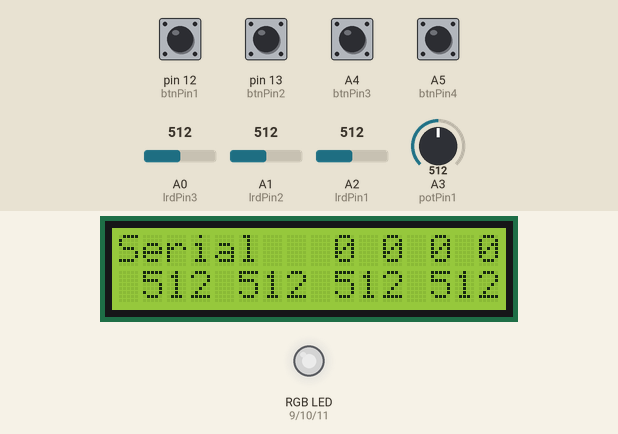
This sketch was run on a simulated Arduino Uno, built with avr-gcc and run on an emulated ATmega328P. Shown: 16×2 character LCD, an RGB LED mixed from three pins (HIGH = lit). Inputs (shaded band) come from the test bench; at power-on: A4 (btnPin3), A5 (btnPin4), pin 12 (btnPin1), pin 13 (btnPin2) LOW, A0 (lrdPin3) = 512, A1 (lrdPin2) = 512, A2 (lrdPin1) = 512, A3 (potPin1) = 512. Dim RGB values are drawn brighter than linear; what the sketch prints to the serial monitor is not drawn.

Above: at 2.2 s.
2.3 s: A0 (lrdPin3) set to 306
At 3.6 s:
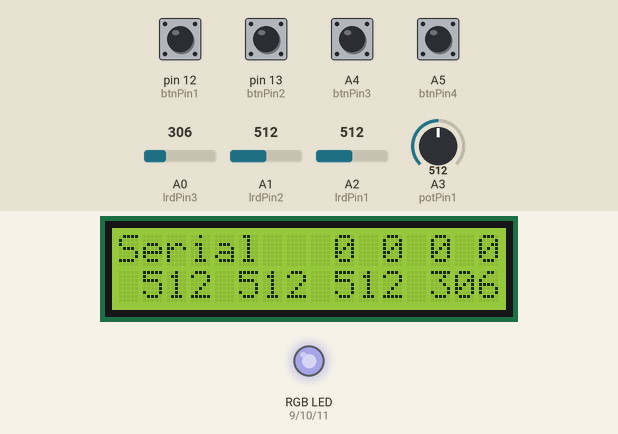
4.2 s: A1 (lrdPin2) set to 306
At 5.1 s:
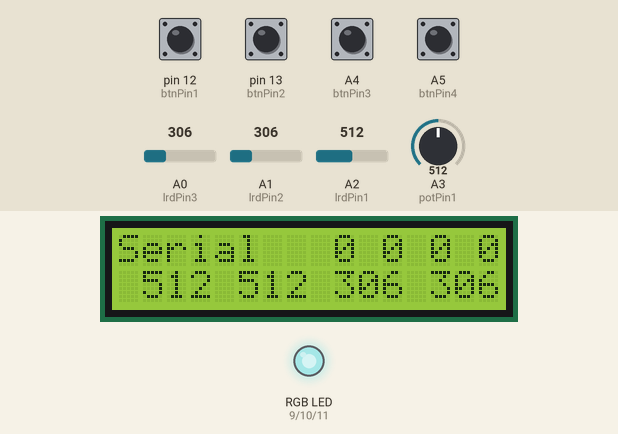
5.8 s: A2 (lrdPin1) set to 306
At 6.6 s:
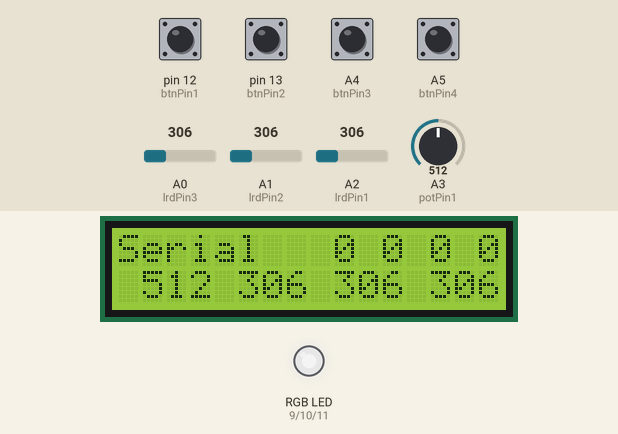
7.5 s: A0 (lrdPin3) set to 90
At 8.1 s:
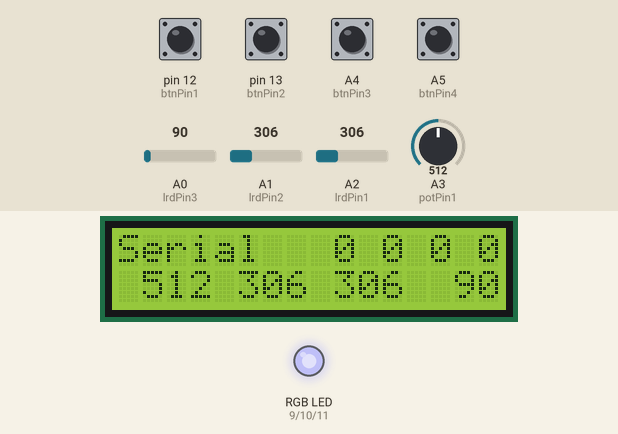
9.1 s: A1 (lrdPin2) set to 90
At 10.5 s:
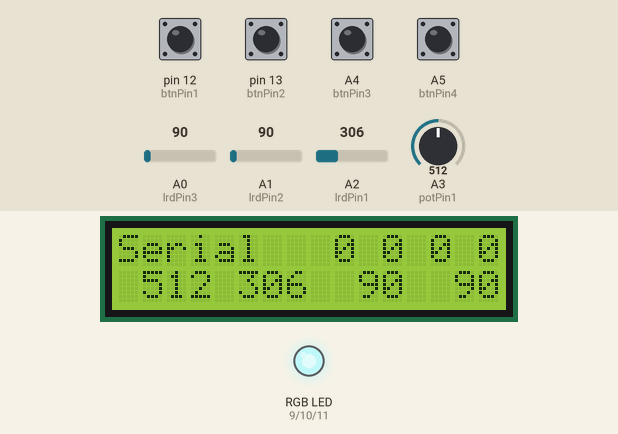
10.8 s: A2 (lrdPin1) set to 90
At 11.9 s:
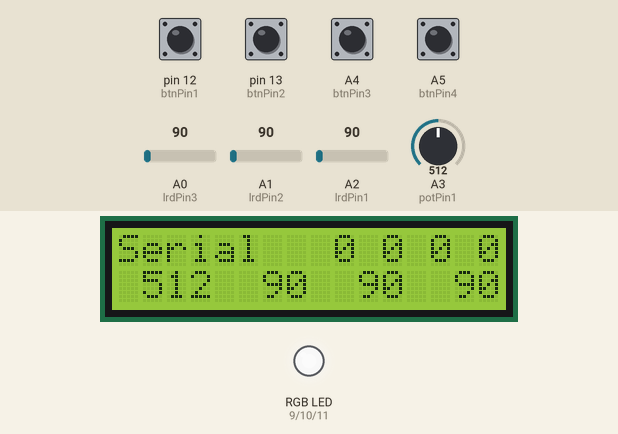
Timing chart, 0 to 13.4 s (numbered marks = the images above; inputs shaded):
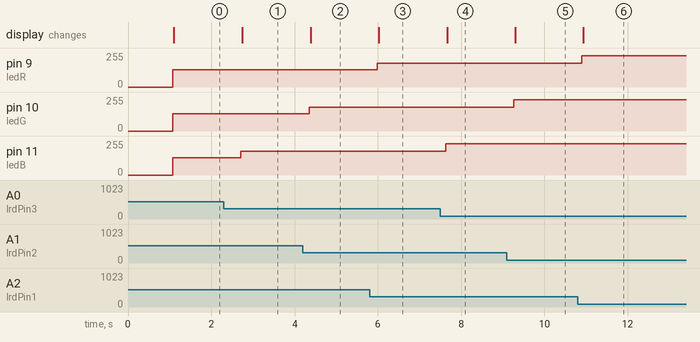

Measured:
- after the input at 2.3 s, pin 11 (ledB): 128/255 → 179/255 after 0.41 s; the display: changes after 0.44 s (image 1)
- after the input at 4.2 s, pin 10 (ledG): 128/255 → 179/255 after 0.15 s; the display: changes after 0.18 s (image 2)
- after the input at 5.8 s, pin 9 (ledR): 128/255 → 179/255 after 0.19 s; the display: changes after 0.23 s (image 3)
- after the input at 7.5 s, pin 11 (ledB): 179/255 → 233/255 after 0.13 s; the display: changes after 0.16 s (image 4)
- after the input at 9.1 s, pin 10 (ledG): 179/255 → 233/255 after 0.17 s; the display: changes after 0.20 s (image 5)
- after the input at 10.8 s, pin 9 (ledR): 179/255 → 233/255 after 0.10 s; the display: changes after 0.13 s (image 6)

The sketch:

TestShieldSerial.ino
```cpp
/*
  Sound and Technology Workshop
  Session2
  2015-05-02
  Public Domain

  This script tests Serial
  Code and PCB layout on http://morgan.isnot.in/CMHK/ElectronicsWorkshop

*/
#include <LiquidCrystal.h>

//Hold the LED pins
const int ledR = 9;         // the pin that the Red LED is attached to
const int ledG = 10;        // the pin that the Green LED is attached to
const int ledB = 11;        // the pin that the Blue LED is attached to

//Hold data for buttons
int btn1, btn2, btn3, btn4;
const int btnPin1 = 12;
const int btnPin2 = 13;
const int btnPin3 = A4;
const int btnPin4 = A5;

//Hold data for LRD
int lrd1, lrd2, lrd3;
const int lrdPin1 = A2;
const int lrdPin2 = A1;
const int lrdPin3 = A0;

//Hold data for Potentiometer
int pot1;
const int potPin1 = A3;

//Hold the LCD pins
LiquidCrystal lcd(2, 3, 4, 5, 6 , 7);

//Setup
void setup() {
  //Setup the button pins as INPUT
  pinMode(btnPin1, INPUT);
  pinMode(btnPin2, INPUT);
  pinMode(btnPin3, INPUT);
  pinMode(btnPin4, INPUT);

  //Setup the LED pins as OUTPUT
  pinMode(ledR, OUTPUT);
  pinMode(ledG, OUTPUT);
  pinMode(ledB, OUTPUT);

  //Setup the LCD
  lcd.begin(16, 2);            //16 characters on 2 lines
  lcd.print("Hello CMHK :)");  //say hello
  lcd.setCursor(0,1);
  lcd.print("Serial Demo");    //Name of this script
  delay(1000);
  lcd.clear();
  lcd.print("Serial");

  //Turn on Serial
  Serial.begin(9600);
}

//The loop
void loop() {
  // Read the values of the buttons
  btn1 = digitalRead(btnPin1);
  btn2 = digitalRead(btnPin2);
  btn3 = digitalRead(btnPin3);
  btn4 = digitalRead(btnPin4);

  // Read the values of the Light Resistive Diodes
  lrd1 = analogRead(lrdPin1);
  lrd2 = analogRead(lrdPin2);
  lrd3 = analogRead(lrdPin3);

  // Read the values of the Potentiometer
  pot1 = analogRead(potPin1);

  // set the brightness of LED
  analogWrite(ledR, map(lrd1,0,1024,255,0));
  analogWrite(ledG, map(lrd2,0,1024,255,0));
  analogWrite(ledB, map(lrd3,0,1024,255,0));

  //Display on LCD
  displayOnLCD();

  //Send to Serial
  reportToSerial();

  //Set delay of loop based on pot
  delay(pot1);

} // End of the Loop


void displayOnLCD(){
  // Display the values of buttons
  lcd.setCursor (9,0);
  lcd.print(btn1);

  lcd.setCursor (11,0);
  lcd.print(btn2);

  lcd.setCursor (13,0);
  lcd.print(btn3);

  lcd.setCursor (15,0);
  lcd.print(btn4);

  // Display the values of LRD
  lcd.setCursor (5,1);
  if (lrd1 < 100) lcd.print(" ");     // If the number is smaller than 100 we add a space
  if (lrd1 < 10) lcd.print(" ");      // If the number is smaller than 10 we add a space
  lcd.print(lrd1);

  lcd.setCursor (9,1);
  if (lrd2 < 100) lcd.print(" ");     // If the number is smaller than 100 we add a space
  if (lrd2 < 10) lcd.print(" ");      // If the number is smaller than 10 we add a space
  lcd.print(lrd2);

  lcd.setCursor (13,1);
  if (lrd3 < 100) lcd.print(" ");     // If the number is smaller than 100 we add a space
  if (lrd3 < 10) lcd.print(" ");      // If the number is smaller than 10 we add a space
  lcd.print(lrd3);

  // Display the values of potentiometer
  lcd.setCursor (0,1);
  if (pot1 < 1000) lcd.print(" ");    // If the number is smaller than 1000 we add a space
  if (pot1 < 100) lcd.print(" ");     // If the number is smaller than 100 we add a space
  if (pot1 < 10) lcd.print(" ");      // If the number is smaller than 10 we add a space
  lcd.print(pot1);

}

void reportToSerial(){
  //Send the buttons to Serial Port
  Serial.print("Button1: ");
  Serial.println(btn1);
  Serial.print("Button2: ");
  Serial.println(btn2);
  Serial.print("Button3: ");
  Serial.println(btn3);
  Serial.print("Button4: ");
  Serial.println(btn4);

  //Send the LRD to Serial Port
  Serial.print("LRD1: ");
  Serial.println(lrd1);
  Serial.print("LRD2: ");
  Serial.println(lrd2);
  Serial.print("LRD3: ");
  Serial.println(lrd3);

  //Send the POT to Serial Port
  Serial.print("POT1: ");
  Serial.println(pot1);

  //Send an empty line to help separate the reports
  Serial.println("");

}
```
